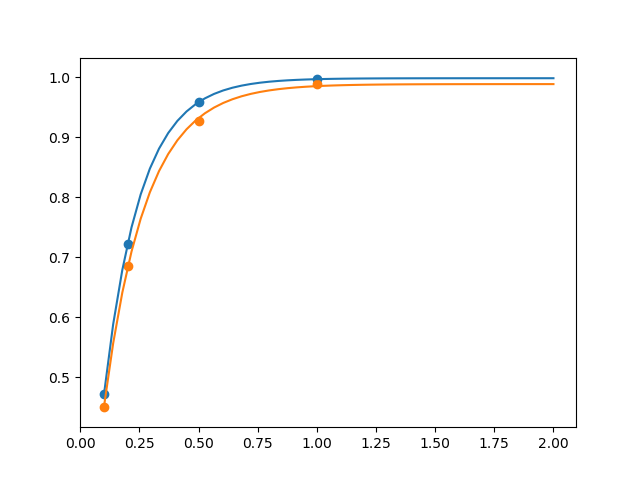

Generate this figure with Python:
import numpy as np 
import matplotlib.pyplot as plt 
from scipy.optimize import curve_fit
def funcExp(x, p1,p2,p3):
  return -p1*np.exp(-p3*x)+p2


TeCd=np.array([0.4719,0.722,0.9586, 0.9964])
Th=np.array([0.1,0.2,0.5,1])
TeCdNew=np.array([0.45,0.686,0.927,0.988])

popt1, pcov1 = curve_fit(funcExp, Th, TeCd,p0=(1.0,1.2,10.))

p11 = popt1[0]
p21 = popt1[1]
p31 = popt1[2]


popt2, pcov2 = curve_fit(funcExp, Th, TeCdNew,p0=(1.0,1.2,10.))

p12 = popt2[0]
p22 = popt2[1]
p32 = popt2[2]

x=np.linspace(0.1,2)
TeCdNew2=funcExp(x,p11,p21,p31)
SiNew=funcExp(x,p12,p22,p32)

plt.scatter(Th,TeCd)
plt.scatter(Th,TeCdNew)
plt.plot(x, TeCdNew2)
plt.plot(x, SiNew)
plt.savefig("comparacion.png")
